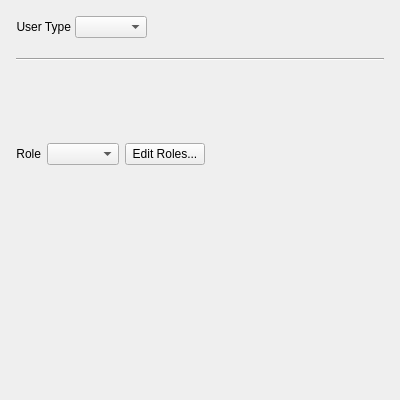
<?xml version="1.0" encoding="UTF-8"?>
<ui version="4.0">
 <class>UserSettingsWidget</class>
 <widget class="QWidget" name="UserSettingsWidget">
  <property name="geometry">
   <rect>
    <x>0</x>
    <y>0</y>
    <width>400</width>
    <height>400</height>
   </rect>
  </property>
  <layout class="QVBoxLayout" name="verticalLayout">
   <property name="leftMargin">
    <number>0</number>
   </property>
   <property name="topMargin">
    <number>0</number>
   </property>
   <property name="rightMargin">
    <number>0</number>
   </property>
   <item>
    <widget class="QStackedWidget" name="mainStackedWidget">
     <property name="sizePolicy">
      <sizepolicy hsizetype="Preferred" vsizetype="Maximum">
       <horstretch>0</horstretch>
       <verstretch>0</verstretch>
      </sizepolicy>
     </property>
     <property name="currentIndex">
      <number>0</number>
     </property>
     <widget class="QWidget" name="localUserPage">
      <layout class="QVBoxLayout" name="verticalLayout_3">
       <property name="leftMargin">
        <number>16</number>
       </property>
       <property name="topMargin">
        <number>16</number>
       </property>
       <property name="rightMargin">
        <number>16</number>
       </property>
       <item>
        <widget class="QWidget" name="userTypeWidget" native="true">
         <layout class="QVBoxLayout" name="verticalLayout_7">
          <property name="spacing">
           <number>16</number>
          </property>
          <property name="leftMargin">
           <number>0</number>
          </property>
          <property name="topMargin">
           <number>0</number>
          </property>
          <property name="rightMargin">
           <number>0</number>
          </property>
          <property name="bottomMargin">
           <number>0</number>
          </property>
          <item>
           <layout class="QHBoxLayout" name="horizontalLayout">
            <property name="spacing">
             <number>4</number>
            </property>
            <item>
             <widget class="nx::vms::client::desktop::LabelWithHint" name="userTypeLabel">
              <property name="text">
               <string>User Type</string>
              </property>
              <property name="alignment">
               <set>Qt::AlignRight|Qt::AlignTrailing|Qt::AlignVCenter</set>
              </property>
              <property name="buddy">
               <cstring>userTypeComboBox</cstring>
              </property>
             </widget>
            </item>
            <item>
             <widget class="QComboBox" name="userTypeComboBox"/>
            </item>
            <item>
             <spacer name="horizontalSpacer_2">
              <property name="orientation">
               <enum>Qt::Horizontal</enum>
              </property>
              <property name="sizeHint" stdset="0">
               <size>
                <width>40</width>
                <height>0</height>
               </size>
              </property>
             </spacer>
            </item>
           </layout>
          </item>
          <item>
           <widget class="Line" name="line_3">
            <property name="minimumSize">
             <size>
              <width>0</width>
              <height>10</height>
             </size>
            </property>
            <property name="orientation">
             <enum>Qt::Horizontal</enum>
            </property>
           </widget>
          </item>
         </layout>
        </widget>
       </item>
       <item>
        <widget class="QStackedWidget" name="secondaryStackedWidget">
         <property name="sizePolicy">
          <sizepolicy hsizetype="Preferred" vsizetype="Maximum">
           <horstretch>0</horstretch>
           <verstretch>0</verstretch>
          </sizepolicy>
         </property>
         <property name="currentIndex">
          <number>0</number>
         </property>
         <widget class="QWidget" name="newLocalUserPage">
          <layout class="QVBoxLayout" name="verticalLayout_4">
           <item>
            <layout class="QVBoxLayout" name="verticalLayout_2">
             <property name="sizeConstraint">
              <enum>QLayout::SetDefaultConstraint</enum>
             </property>
             <property name="bottomMargin">
              <number>8</number>
             </property>
             <item>
              <widget class="nx::vms::client::desktop::InputField" name="loginInputField" native="true"/>
             </item>
             <item>
              <widget class="nx::vms::client::desktop::InputField" name="nameInputField" native="true"/>
             </item>
             <item>
              <widget class="nx::vms::client::desktop::InputField" name="emailInputField" native="true"/>
             </item>
            </layout>
           </item>
           <item>
            <widget class="nx::vms::client::desktop::InputField" name="passwordInputField" native="true"/>
           </item>
           <item>
            <widget class="nx::vms::client::desktop::InputField" name="confirmPasswordInputField" native="true"/>
           </item>
          </layout>
         </widget>
         <widget class="QWidget" name="newCloudUserPage">
          <layout class="QVBoxLayout" name="verticalLayout_5">
           <item>
            <widget class="nx::vms::client::desktop::InputField" name="cloudEmailInputField" native="true"/>
           </item>
          </layout>
         </widget>
        </widget>
       </item>
      </layout>
     </widget>
     <widget class="QWidget" name="cloudUserPage">
      <layout class="QVBoxLayout" name="verticalLayout_6">
       <property name="spacing">
        <number>0</number>
       </property>
       <property name="leftMargin">
        <number>0</number>
       </property>
       <property name="topMargin">
        <number>0</number>
       </property>
       <property name="rightMargin">
        <number>0</number>
       </property>
       <property name="bottomMargin">
        <number>0</number>
       </property>
       <item>
        <widget class="QnCloudUserPanelWidget" name="cloudPanelWidget" native="true"/>
       </item>
       <item>
        <widget class="Line" name="line">
         <property name="frameShadow">
          <enum>QFrame::Plain</enum>
         </property>
         <property name="orientation">
          <enum>Qt::Horizontal</enum>
         </property>
        </widget>
       </item>
      </layout>
     </widget>
    </widget>
   </item>
   <item>
    <layout class="QGridLayout" name="gridLayout" columnstretch="0,0,0,0">
     <property name="leftMargin">
      <number>16</number>
     </property>
     <property name="topMargin">
      <number>8</number>
     </property>
     <property name="rightMargin">
      <number>16</number>
     </property>
     <item row="0" column="0">
      <widget class="QLabel" name="roleLabel">
       <property name="text">
        <string>Role</string>
       </property>
       <property name="alignment">
        <set>Qt::AlignRight|Qt::AlignTrailing|Qt::AlignVCenter</set>
       </property>
       <property name="buddy">
        <cstring>roleComboBox</cstring>
       </property>
      </widget>
     </item>
     <item row="0" column="1">
      <widget class="QComboBox" name="roleComboBox">
       <property name="sizeAdjustPolicy">
        <enum>QComboBox::AdjustToContents</enum>
       </property>
      </widget>
     </item>
     <item row="0" column="2">
      <widget class="QPushButton" name="editRolesButton">
       <property name="text">
        <string>Edit Roles...</string>
       </property>
      </widget>
     </item>
     <item row="0" column="3">
      <spacer name="horizontalSpacer">
       <property name="orientation">
        <enum>Qt::Horizontal</enum>
       </property>
       <property name="sizeHint" stdset="0">
        <size>
         <width>40</width>
         <height>20</height>
        </size>
       </property>
      </spacer>
     </item>
     <item row="1" column="1" colspan="3">
      <widget class="QnWordWrappedLabel" name="permissionsLabel" native="true">
       <property name="text" stdset="0">
        <string notr="true">&lt;table&gt;
&lt;tr&gt;&lt;td&gt;&lt;b&gt;3&lt;/b&gt; / 6&lt;/td&gt;&lt;td&gt;&lt;/td&gt;&lt;td&gt;Permissions&lt;/td&gt;&lt;/tr&gt;
&lt;tr&gt;&lt;td&gt;&lt;b&gt;18&lt;/b&gt; / 91&lt;/td&gt;&lt;td&gt;&lt;/td&gt;&lt;td&gt;Cameras&lt;/td&gt;&lt;/tr&gt;
&lt;tr&gt;&lt;td&gt;&lt;b&gt;2&lt;/b&gt; / 8&lt;/td&gt;&lt;td&gt;&lt;/td&gt;&lt;td&gt;Layouts&lt;/td&gt;&lt;/tr&gt;
&lt;tr&gt;&lt;td&gt;&lt;b&gt;0&lt;/b&gt; / 3&lt;/td&gt;&lt;td&gt;&lt;/td&gt;&lt;td&gt;Servers&lt;/td&gt;&lt;/tr&gt;
&lt;/table&gt;</string>
       </property>
      </widget>
     </item>
    </layout>
   </item>
   <item>
    <spacer name="verticalSpacer">
     <property name="orientation">
      <enum>Qt::Vertical</enum>
     </property>
     <property name="sizeHint" stdset="0">
      <size>
       <width>20</width>
       <height>40</height>
      </size>
     </property>
    </spacer>
   </item>
  </layout>
 </widget>
 <customwidgets>
  <customwidget>
   <class>nx::vms::client::desktop::LabelWithHint</class>
   <extends>QLabel</extends>
   <header location="global">nx/vms/client/desktop/common/widgets/widget_with_hint.h</header>
  </customwidget>
  <customwidget>
   <class>QnCloudUserPanelWidget</class>
   <extends>QWidget</extends>
   <header location="global">ui/widgets/properties/cloud_user_panel_widget.h</header>
   <container>1</container>
  </customwidget>
  <customwidget>
   <class>QnWordWrappedLabel</class>
   <extends>QWidget</extends>
   <header location="global">ui/widgets/word_wrapped_label.h</header>
   <container>1</container>
  </customwidget>
  <customwidget>
   <class>nx::vms::client::desktop::InputField</class>
   <extends>QWidget</extends>
   <header location="global">nx/vms/client/desktop/common/widgets/input_field.h</header>
  </customwidget>
 </customwidgets>
 <tabstops>
  <tabstop>roleComboBox</tabstop>
 </tabstops>
 <resources/>
 <connections/>
</ui>
